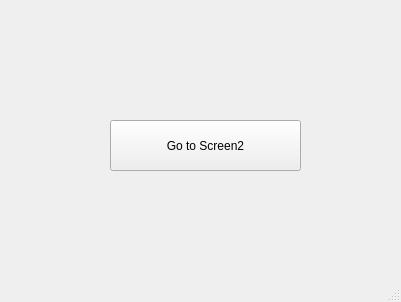
<?xml version="1.0" encoding="UTF-8"?>
<ui version="4.0">
 <class>MainWindow</class>
 <widget class="QMainWindow" name="MainWindow">
  <property name="geometry">
   <rect>
    <x>0</x>
    <y>0</y>
    <width>401</width>
    <height>302</height>
   </rect>
  </property>
  <property name="windowTitle">
   <string>MainWindow</string>
  </property>
  <widget class="QWidget" name="centralwidget">
   <widget class="QPushButton" name="pushButton">
    <property name="geometry">
     <rect>
      <x>110</x>
      <y>120</y>
      <width>191</width>
      <height>51</height>
     </rect>
    </property>
    <property name="text">
     <string>Go to Screen2</string>
    </property>
   </widget>
  </widget>
  <widget class="QMenuBar" name="menubar">
   <property name="geometry">
    <rect>
     <x>0</x>
     <y>0</y>
     <width>401</width>
     <height>26</height>
    </rect>
   </property>
  </widget>
  <widget class="QStatusBar" name="statusbar"/>
 </widget>
 <resources/>
 <connections/>
</ui>
